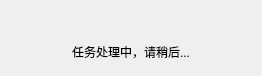
<?xml version="1.0" encoding="UTF-8"?>
<ui version="4.0">
 <class>WaitDialog</class>
 <widget class="QDialog" name="WaitDialog">
  <property name="windowModality">
   <enum>Qt::NonModal</enum>
  </property>
  <property name="geometry">
   <rect>
    <x>0</x>
    <y>0</y>
    <width>262</width>
    <height>76</height>
   </rect>
  </property>
  <property name="windowTitle">
   <string>等待</string>
  </property>
  <property name="sizeGripEnabled">
   <bool>false</bool>
  </property>
  <property name="modal">
   <bool>false</bool>
  </property>
  <layout class="QVBoxLayout" name="verticalLayout">
   <property name="spacing">
    <number>6</number>
   </property>
   <property name="leftMargin">
    <number>0</number>
   </property>
   <property name="topMargin">
    <number>0</number>
   </property>
   <property name="rightMargin">
    <number>0</number>
   </property>
   <property name="bottomMargin">
    <number>9</number>
   </property>
   <item>
    <widget class="QLabel" name="_movieLabel">
     <property name="text">
      <string/>
     </property>
    </widget>
   </item>
   <item>
    <widget class="QLabel" name="_waitLabel">
     <property name="maximumSize">
      <size>
       <width>16777215</width>
       <height>32</height>
      </size>
     </property>
     <property name="text">
      <string>任务处理中，请稍后...</string>
     </property>
     <property name="alignment">
      <set>Qt::AlignCenter</set>
     </property>
    </widget>
   </item>
  </layout>
 </widget>
 <resources/>
 <connections/>
</ui>
